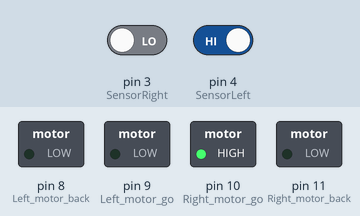
Simulated run of this sketch. Board: Arduino Uno, built with avr-gcc and run on an emulated ATmega328P. Shown: switched loads named in the sketch (green lamp = pin HIGH). Inputs (shaded band) come from the test bench; at power-on: pin 3 (SensorRight) LOW, pin 4 (SensorLeft) HIGH.

Above: at 1.2 s.
Timing chart, 0 to 0.2 s (numbered marks = the images above; inputs shaded):
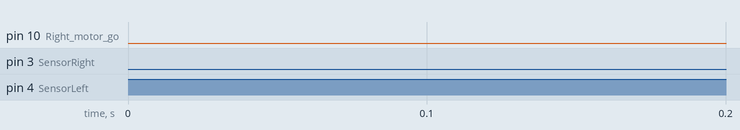

The sketch:

linetracer_example.ino
```cpp
int Left_motor_back=8;     //좌측모터후진(IN1)
int Left_motor_go=9;     //좌측모터전진(IN2)

int Right_motor_go=10;    // 우측모터전진(IN3)
int Right_motor_back=11;    // 우측모터후진(IN4)

const int SensorRight = 3;     //우측센서
const int SensorLeft = 4;       //좌측센서

int SL;    //좌측센서 상태
int SR;    //우측센서 상태

void setup()
{
  //모터구동을을 위한 초기화
  pinMode(Left_motor_go,OUTPUT); // PIN 8 (PWM)
  pinMode(Left_motor_back,OUTPUT); // PIN 9 (PWM)
  pinMode(Right_motor_go,OUTPUT);// PIN 10 (PWM)
  pinMode(Right_motor_back,OUTPUT);// PIN 11 (PWM)
  pinMode(SensorRight, INPUT); //우측센서포트를 입력으로 정의
  pinMode(SensorLeft, INPUT); //좌측센서포트를 입력으로 정의
}
void run()     // 전진
{
  digitalWrite(Right_motor_go,HIGH);  // 우측모터전진
  digitalWrite(Right_motor_back,LOW);
  analogWrite(Right_motor_go,50);//PWM값 0~255 조정,모터의 회전속도 조절.
  analogWrite(Right_motor_back,0);
  digitalWrite(Left_motor_go,HIGH);  // 좌측모터전진
  digitalWrite(Left_motor_back,LOW);
  analogWrite(Left_motor_go,50);//PWM값 0~255 조정,모터의 회전속도 조절.
  analogWrite(Left_motor_back,0);
  //delay(time * 100);   //딜레이
}

void brake()         //제동, 정지
{
  digitalWrite(Right_motor_go,LOW);
  digitalWrite(Right_motor_back,LOW);
  digitalWrite(Left_motor_go,LOW);
  digitalWrite(Left_motor_back,LOW);
  //delay(time * 100);//딜레이
}

void left()         //좌회전(좌측정지，우측직진)
{
  digitalWrite(Right_motor_go,HIGH);  // 우측모터전진
  digitalWrite(Right_motor_back,LOW);
  analogWrite(Right_motor_go,50);
  analogWrite(Right_motor_back,0);//PWM값 0~255 조정,모터의 회전속도 조절.
  digitalWrite(Left_motor_go,LOW);   //좌측모터정지
  digitalWrite(Left_motor_back,LOW);
  analogWrite(Left_motor_go,0);
  analogWrite(Left_motor_back,0);//PWM값 0~255 조정,모터의 회전속도 조절.
  //delay(time * 100);  //딜레이
}

void spin_left(int time)         //좌측스핀(좌측후진，우측직진)
{
  digitalWrite(Right_motor_go,HIGH);  // 우측모터전진
  digitalWrite(Right_motor_back,LOW);
  analogWrite(Right_motor_go,200);
  analogWrite(Right_motor_back,0);//PWM값 0~255 조정,모터의 회전속도 조절.
  digitalWrite(Left_motor_go,LOW);   //좌측모터후진
  digitalWrite(Left_motor_back,HIGH);
  analogWrite(Left_motor_go,0);
  analogWrite(Left_motor_back,200);//PWM값 0~255 조정,모터의 회전속도 조절.
  delay(time * 100);  //딜레이
}

void right()        //우회전(우측정지, 좌측직진)
{
  digitalWrite(Right_motor_go,LOW);   //우측모터정지
  digitalWrite(Right_motor_back,LOW);
  analogWrite(Right_motor_go,0);
  analogWrite(Right_motor_back,0);//PWM값 0~255 조정,모터의 회전속도 조절.
  digitalWrite(Left_motor_go,HIGH);//좌측모터전진
  digitalWrite(Left_motor_back,LOW);
  analogWrite(Left_motor_go,50);
  analogWrite(Left_motor_back,0);//PWM값 0~255 조정,모터의 회전속도 조절.
  //delay(time * 100);  //딜레이
}

void spin_right(int time)        //우측스핀(우측후진, 좌측전진)
{
  digitalWrite(Right_motor_go,LOW);   //우측모터후진
  digitalWrite(Right_motor_back,HIGH);
  analogWrite(Right_motor_go,0);
  analogWrite(Right_motor_back,200);//PWM값 0~255 조정,모터의 회전속도 조절.
  digitalWrite(Left_motor_go,HIGH);//좌측모터전진
  digitalWrite(Left_motor_back,LOW);
  analogWrite(Left_motor_go,200);
  analogWrite(Left_motor_back,0);//PWM값 0~255 조정,모터의 회전속도 조절.
  delay(time * 100);  //딜레이
}

void back(int time)          //후진
{
  digitalWrite(Right_motor_go,LOW);  //우측모터후진
  digitalWrite(Right_motor_back,HIGH);
  analogWrite(Right_motor_go,0);
  analogWrite(Right_motor_back,150);//PWM값 0~255 조정,모터의 회전속도 조절.
  digitalWrite(Left_motor_go,LOW);  //좌측모터후진
  digitalWrite(Left_motor_back,HIGH);
  analogWrite(Left_motor_go,0);
  analogWrite(Left_motor_back,150);//PWM값 0~255 조정,모터의 회전속도 조절.
  delay(time * 100);     //딜레이
}

void loop()
{
  while(1)
  {
  //신호가 있으면 LOW  신호가 없으면 HIGH
  SR = digitalRead(SensorRight);
  SL = digitalRead(SensorLeft);
  if (SL == LOW&&SR==LOW)
    run();   //전진
  else if (SL == HIGH & SR == LOW)// 좌회전
    left();
  else if (SR == HIGH & SL == LOW) // 우회전
    right();
  else // 정지
  brake();
  }
}
```
